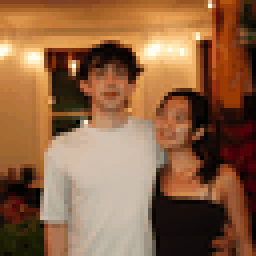
#> input picture bmp/DSC07557.bmp, 64 x 64 px (shown 4 times larger); its folder holds only this picture in this run
$ python bmp_convert.py bmp/DSC07557.bmp
#> lines starting #> are read from the running program, lines starting #| are printed output that depends on the picture
#!/usr/bin/env python3
"""
Enhanced image converter for LED Matrix displays
Converts HEIC/JPEG images to optimized palette BMPs for 64x64 LED matrices
"""

import os
import sys
from PIL import Image, ImageEnhance, ImageFilter
import pillow_heif
from pathlib import Path
import argparse

# Register HEIF opener with Pillow
pillow_heif.register_heif_opener()
#> (this line was passed over: pillow_heif is not available in this run)

class LEDMatrixConverter:
    def __init__(self, matrix_size=(64, 64), brightness_factor=0.7, contrast_factor=1.2):
        self.matrix_size = matrix_size
        self.brightness_factor = brightness_factor
        self.contrast_factor = contrast_factor

    def optimize_for_led(self, image):
        """Optimize image colors and brightness for LED matrix display"""

        # Enhance contrast slightly to compensate for LED limitations
        enhancer = ImageEnhance.Contrast(image)
        image = enhancer.enhance(self.contrast_factor)

        # Reduce brightness to prevent overwhelming LEDs
        enhancer = ImageEnhance.Brightness(image)
        image = enhancer.enhance(self.brightness_factor)

        # Boost saturation slightly for more vivid colors on LEDs
        enhancer = ImageEnhance.Color(image)
        image = enhancer.enhance(1.1)

        return image

    def smart_crop_resize(self, image, target_size):
        """Smart crop and resize to maintain aspect ratio and focus on center"""

        # Calculate aspect ratios
        img_ratio = image.width / image.height
        target_ratio = target_size[0] / target_size[1]

        if img_ratio > target_ratio:
            # Image is wider than target - crop width
            new_height = image.height
            new_width = int(new_height * target_ratio)
            left = (image.width - new_width) // 2
            image = image.crop((left, 0, left + new_width, new_height))
        elif img_ratio < target_ratio:
            # Image is taller than target - crop height
            new_width = image.width
            new_height = int(new_width / target_ratio)
            top = (image.height - new_height) // 2
            image = image.crop((0, top, new_width, top + new_height))

        # Resize to target size with high quality resampling
        return image.resize(target_size, Image.Resampling.LANCZOS)

    def quantize_colors(self, image, colors=256):
        """Reduce color palette for better LED display (returns RGB for further processing)"""
        # Convert to palette mode with optimized colors, then back to RGB
        quantized = image.quantize(colors=colors, method=Image.Quantize.MEDIANCUT)
        return quantized.convert('RGB')

    def apply_led_dithering(self, image):
        """Apply dithering optimized for LED displays (returns RGB for further processing)"""
        # Convert to palette mode with dithering, then back to RGB
        dithered = image.quantize(colors=64, dither=Image.Dither.FLOYDSTEINBERG)
        return dithered.convert('RGB')

    def save_palette_bmp(self, image, output_path, colors=256, use_spatial_dithering=False):
        """Create palette BMP with explicit palette mode for CircuitPython"""
        print(f"  Converting to {colors}-color palette BMP...")

        # Ensure we're in RGB mode first
        if image.mode != 'RGB':
            image = image.convert('RGB')

        # Choose dithering method based on parameter
        if use_spatial_dithering:
            dither_method = Image.Dither.FLOYDSTEINBERG
            print(f"  Using Floyd-Steinberg spatial dithering for better color accuracy")
        else:
            dither_method = Image.Dither.NONE

        # Convert to palette mode
        palette_image = image.quantize(
            colors=colors,
            method=Image.Quantize.MEDIANCUT,
            dither=dither_method
        )

        # Verify we're in palette mode
        if palette_image.mode != 'P':
            print(f"  Warning: Image mode is {palette_image.mode}, forcing to P mode")
            palette_image = palette_image.convert('P')

        # Save as BMP with explicit 8-bit palette format
        palette_image.save(output_path, 'BMP', bits=8)

        # Verify the saved file
        try:
            with Image.open(output_path) as test_img:
                print(f"  ✓ Saved: {test_img.mode} {test_img.size}")
                if hasattr(test_img, 'getpalette') and test_img.getpalette():
                    palette_colors = len(test_img.getpalette()) // 3
                    print(f"  ✓ Palette: {palette_colors} colors")
        except Exception as e:
            print(f"  Warning: Could not verify saved file: {e}")

    def generate_github_url(self, filename, use_spatial_dithering):
        """Generate the correct GitHub URL for a BMP file"""
        folder_name = "bmp_dither" if use_spatial_dithering else "bmp"
        return f"https://raw.githubusercontent.com/lisheld/MatrixPortalThings/refs/heads/main/{folder_name}/{filename}"

    def process_single_image(self, input_path, output_path, apply_dithering=False, quantize=False, palette_colors=256, spatial_dither=False):
        """Process a single image file"""
        try:
            print(f"Processing: {input_path}")

            # Open and convert image
            with Image.open(input_path) as image:
                if image.mode != 'RGB':
                    image = image.convert('RGB')

                print(f"  Original size: {image.width}x{image.height}")

                # Smart crop and resize
                image = self.smart_crop_resize(image, self.matrix_size)
                print(f"  Resized to: {image.width}x{image.height}")

                # Apply LED optimizations
                image = self.optimize_for_led(image)
                print(f"  Applied LED optimizations")

                # Optional pre-processing
                if quantize:
                    image = self.quantize_colors(image, colors=palette_colors)
                    print(f"  Applied color quantization to {palette_colors} colors")

                if apply_dithering:
                    image = self.apply_led_dithering(image)
                    print(f"  Applied LED dithering")

                # Save as palette BMP
                self.save_palette_bmp(image, output_path, colors=palette_colors, use_spatial_dithering=spatial_dither)

                # Show GitHub URL
                github_url = self.generate_github_url(output_path.name, spatial_dither)
                print(f"  GitHub URL: \"{github_url}\"")

                return True

        except Exception as e:
            print(f"  ERROR: {e}")
            return False

    def convert_images(self, input_path, output_path, apply_dithering=False, quantize=False, palette_colors=256, spatial_dither=False):
        """Convert single file or batch of files"""

        input_path = Path(input_path)
        output_path = Path(output_path)

        if input_path.is_file():
            # Single file conversion
            if output_path.is_dir() or not output_path.suffix:
                output_file = output_path / f"{input_path.stem}.bmp"
            else:
                output_file = output_path

            success = self.process_single_image(
                input_path, output_file, apply_dithering, quantize, palette_colors, spatial_dither
            )

            if success:
                print(f"\n✓ Conversion successful!")
            else:
                print(f"\n✗ Conversion failed!")

            return

        elif input_path.is_dir():
            # Batch conversion
            output_path.mkdir(parents=True, exist_ok=True)

            # Find all supported images
            supported_formats = {'.jpg', '.jpeg', '.png', '.heic', '.heif', '.bmp', '.tiff', '.webp'}
            image_files = []
            for ext in supported_formats:
                image_files.extend(input_path.glob(f'*{ext}'))
                image_files.extend(input_path.glob(f'*{ext.upper()}'))

            if not image_files:
                print(f"No supported image files found in {input_path}")
                return

            print(f"Found {len(image_files)} images to convert")
            print(f"Output directory: {output_path}")
            print(f"Settings: colors={palette_colors}, spatial_dither={spatial_dither}")
            print("-" * 60)

            # Process all images
            success_count = 0
            successful_files = []

            for img_file in image_files:
                output_file = output_path / f"{img_file.stem}.bmp"
                if self.process_single_image(img_file, output_file, apply_dithering, quantize, palette_colors, spatial_dither):
                    success_count += 1
                    successful_files.append(img_file)
                print()  # Add spacing between files

            # Show results and URLs
            print("-" * 60)
            print(f"Conversion complete: {success_count}/{len(image_files)} images successful")

            if successful_files:
                folder_name = "bmp_dither" if spatial_dither else "bmp"
                print(f"\nExample URLs for CircuitPython (update your IMAGE_URLS list):")

                for img_file in sorted(successful_files)[:4]:  # Show first 4
                    bmp_name = f"{img_file.stem}.bmp"
                    github_url = self.generate_github_url(bmp_name, spatial_dither)
                    print(f'    "{github_url}",')

                if len(successful_files) > 4:
                    print(f"    ... and {len(successful_files) - 4} more files")

                print(f"\nAll files are in the '{folder_name}' folder on GitHub")

        else:
            print(f"Error: {input_path} is not a valid file or directory")

def main():
    parser = argparse.ArgumentParser(description='Convert images to LED matrix optimized palette BMPs')
    parser.add_argument('input', help='Input file or directory')
    parser.add_argument('--output', help='Output directory (optional - will auto-create /bmp or /bmp_dither)')
    parser.add_argument('--dither', action='store_true', help='Apply LED-optimized dithering')
    parser.add_argument('--quantize', action='store_true', help='Reduce color palette before final conversion')
    parser.add_argument('--spatial-dither', action='store_true', help='Use Floyd-Steinberg spatial dithering')
    parser.add_argument('--colors', type=int, default=256, help='Number of colors in final palette (default: 256)')
    parser.add_argument('--brightness', type=float, default=0.7, help='Brightness factor (0.1-1.0)')
    parser.add_argument('--contrast', type=float, default=1.2, help='Contrast factor (0.5-2.0)')
    parser.add_argument('--size', type=int, nargs=2, default=[64, 64], help='Matrix size (width height)')

    args = parser.parse_args()

    # Validate arguments
    if args.colors < 2 or args.colors > 256:
        print("Error: --colors must be between 2 and 256")
        sys.exit(1)

    if not (0.1 <= args.brightness <= 1.0):
        print("Error: --brightness must be between 0.1 and 1.0")
        sys.exit(1)

    if not (0.5 <= args.contrast <= 2.0):
        print("Error: --contrast must be between 0.5 and 2.0")
        sys.exit(1)

    # Auto-determine output path if not specified
    if args.output:
        output_path = args.output
    else:
        if args.spatial_dither:
            output_path = "bmp_dither"
            print("Auto-selected output: bmp_dither/ (for spatially dithered images)")
        else:
            output_path = "bmp"
            print("Auto-selected output: bmp/ (for clean, undithered images)")

    # Create converter
    converter = LEDMatrixConverter(
        matrix_size=tuple(args.size),
        brightness_factor=args.brightness,
        contrast_factor=args.contrast
    )

    # Convert images
    converter.convert_images(
        args.input,
        output_path,
        args.dither,
        args.quantize,
        args.colors,
        args.spatial_dither
    )
#> in process_single_image, image is the input picture: PIL image 64x64 P; mean R, G, B 142.2, 100.1, 68.5
#|   Original size: 64x64
#|   Resized to: 64x64
#> in optimize_for_led, `image = enhancer.enhance(self.contrast_factor)`:
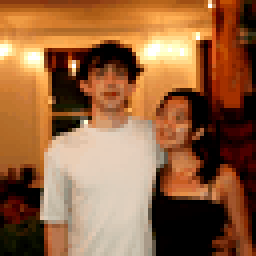
#> image: PIL image 64x64 RGB (shown 4 times larger); mean R, G, B 147.9, 99.7, 63.6
#> in optimize_for_led, `image = enhancer.enhance(self.brightness_factor)`:
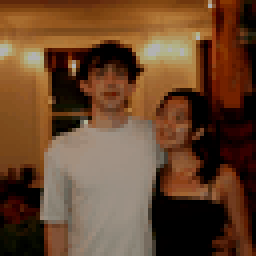
#> image: PIL image 64x64 RGB (shown 4 times larger); mean R, G, B 103.1, 69.4, 44.2
#|   ✓ Saved: P (64, 64)
#> in save_palette_bmp, `palette_colors = len(test_img.getpalette()) // 3`: palette_colors = 224
#|   ✓ Palette: 224 colors

if __name__ == "__main__":
    main()

$ run again, on bmp/IMG_2590.bmp
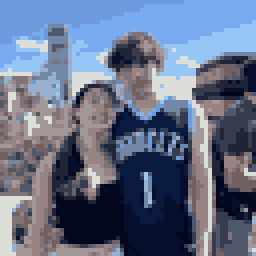
#> input picture bmp/IMG_2590.bmp, 64 x 64 px (shown 4 times larger)
#> in process_single_image, image is the input picture: PIL image 64x64 P; mean R, G, B 100.6, 111.6, 136.6
#|   Original size: 64x64
#|   Resized to: 64x64
#> in optimize_for_led, `image = enhancer.enhance(self.contrast_factor)`:
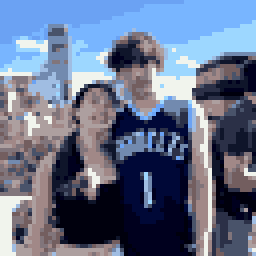
#> image: PIL image 64x64 RGB (shown 4 times larger); mean R, G, B 101.1, 112.7, 139.5
#> in optimize_for_led, `image = enhancer.enhance(self.brightness_factor)`:
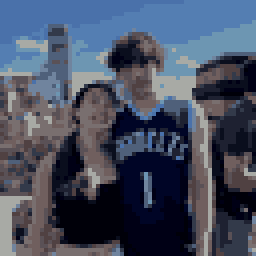
#> image: PIL image 64x64 RGB (shown 4 times larger); mean R, G, B 70.4, 78.4, 97.3
#|   ✓ Saved: P (64, 64)
#> palette_colors = 16
#|   ✓ Palette: 16 colors

$ run again, on bmp/IMG_2142.bmp
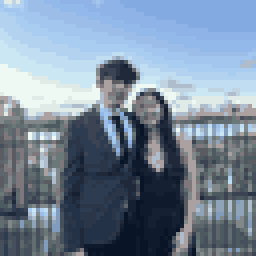
#> input picture bmp/IMG_2142.bmp, 64 x 64 px (shown 4 times larger)
#> in process_single_image, image is the input picture: PIL image 64x64 P; mean R, G, B 119.7, 137.1, 156.1
#|   Original size: 64x64
#|   Resized to: 64x64
#> in optimize_for_led, `image = enhancer.enhance(self.contrast_factor)`:
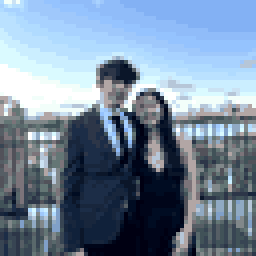
#> image: PIL image 64x64 RGB (shown 4 times larger); mean R, G, B 117.1, 136.9, 158.6
#> in optimize_for_led, `image = enhancer.enhance(self.brightness_factor)`:
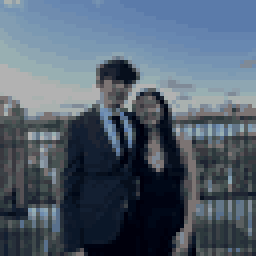
#> image: PIL image 64x64 RGB (shown 4 times larger); mean R, G, B 81.6, 95.4, 110.5
#|   ✓ Saved: P (64, 64)
#> palette_colors = 32
#|   ✓ Palette: 32 colors

$ run again, on bmp/IMG_2391.bmp
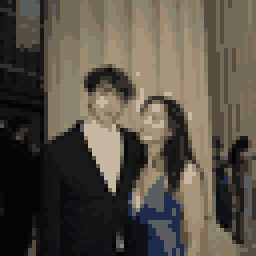
#> input picture bmp/IMG_2391.bmp, 64 x 64 px (shown 4 times larger)
#> in process_single_image, image is the input picture: PIL image 64x64 P; mean R, G, B 87.4, 80.3, 69.7
#|   Original size: 64x64
#|   Resized to: 64x64
#> in optimize_for_led, `image = enhancer.enhance(self.contrast_factor)`:
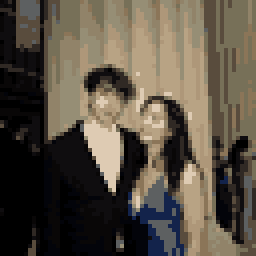
#> image: PIL image 64x64 RGB (shown 4 times larger); mean R, G, B 89.1, 80.6, 67.9
#> in optimize_for_led, `image = enhancer.enhance(self.brightness_factor)`:
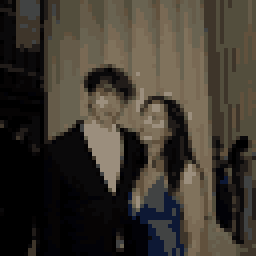
#> image: PIL image 64x64 RGB (shown 4 times larger); mean R, G, B 62, 56, 47
#|   ✓ Saved: P (64, 64)
#> palette_colors = 15
#|   ✓ Palette: 15 colors
